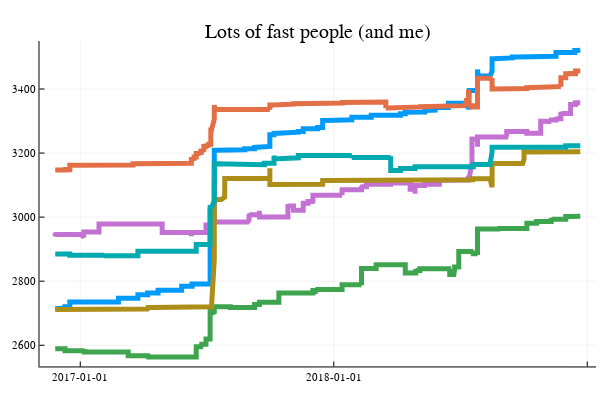

Source (notebook cell):
### Code cell
plot(x,y, title="Lots of fast people (and me)", legend=false, lw=5)

### Figure 1 — Plotly figure (JSON) as saved in the notebook; plotly's stock layout.template omitted (floating-point values rounded to 4 significant figures; data arrays with more than 128 entries replaced by an {"elided": "..."} marker saying what was removed)
{"data": [{"colorbar": {"title": ""}, "hoverinfo": "text", "legendgroup": "y1", "line": {"color": "rgba(0, 154, 250, 1.000)", "dash": "solid", "shape": "linear", "width": 5}, "mode": "lines", "name": "y1", "showlegend": true, "text": {"elided": "5929 null values"}, "type": "scatter", "x": {"elided": "5929 int values"}, "xaxis": "x1", "y": {"elided": "5929 float values"}, "yaxis": "y1", "zmax": 0.1, "zmin": -0.1}, {"colorbar": {"title": ""}, "hoverinfo": "text", "legendgroup": "y2", "line": {"color": "rgba(227, 111, 71, 1.000)", "dash": "solid", "shape": "linear", "width": 5}, "mode": "lines", "name": "y2", "showlegend": true, "text": {"elided": "5929 null values"}, "type": "scatter", "x": {"elided": "5929 int values"}, "xaxis": "x1", "y": {"elided": "5929 float values"}, "yaxis": "y1", "zmax": 0.1, "zmin": -0.1}, {"colorbar": {"title": ""}, "hoverinfo": "text", "legendgroup": "y3", "line": {"color": "rgba(62, 164, 78, 1.000)", "dash": "solid", "shape": "linear", "width": 5}, "mode": "lines", "name": "y3", "showlegend": true, "text": {"elided": "5929 null values"}, "type": "scatter", "x": {"elided": "5929 int values"}, "xaxis": "x1", "y": {"elided": "5929 float values"}, "yaxis": "y1", "zmax": 0.1, "zmin": -0.1}, {"colorbar": {"title": ""}, "hoverinfo": "text", "legendgroup": "y4", "line": {"color": "rgba(195, 113, 210, 1.000)", "dash": "solid", "shape": "linear", "width": 5}, "mode": "lines", "name": "y4", "showlegend": true, "text": {"elided": "5929 null values"}, "type": "scatter", "x": {"elided": "5929 int values"}, "xaxis": "x1", "y": {"elided": "5929 float values"}, "yaxis": "y1", "zmax": 0.1, "zmin": -0.1}, {"colorbar": {"title": ""}, "hoverinfo": "text", "legendgroup": "y5", "line": {"color": "rgba(172, 142, 24, 1.000)", "dash": "solid", "shape": "linear", "width": 5}, "mode": "lines", "name": "y5", "showlegend": true, "text": {"elided": "5929 null values"}, "type": "scatter", "x": {"elided": "5929 int values"}, "xaxis": "x1", "y": {"elided": "5929 float values"}, "yaxis": "y1", "zmax": 0.1, "zmin": -0.1}, {"colorbar": {"title": ""}, "hoverinfo": "text", "legendgroup": "y6", "line": {"color": "rgba(0, 170, 174, 1.000)", "dash": "solid", "shape": "linear", "width": 5}, "mode": "lines", "name": "y6", "showlegend": true, "text": {"elided": "5929 null values"}, "type": "scatter", "x": {"elided": "5929 int values"}, "xaxis": "x1", "y": {"elided": "5929 float values"}, "yaxis": "y1", "zmax": 0.1, "zmin": -0.1}], "layout": {"annotations": [{"font": {"color": "rgba(0, 0, 0, 1.000)", "family": "sans-serif", "size": 20}, "rotation": 0, "showarrow": false, "text": "Lots of fast people (and me)", "x": 0.5296, "xanchor": "center", "xref": "paper", "y": 1, "yanchor": "top", "yref": "paper"}], "height": 400, "margin": {"b": 20, "l": 0, "r": 0, "t": 20}, "paper_bgcolor": "rgba(255, 255, 255, 1.000)", "plot_bgcolor": "rgba(255, 255, 255, 1.000)", "showlegend": false, "width": 600, "xaxis": {"anchor": "y1", "domain": [0.06582, 0.9934], "gridcolor": "rgba(0, 0, 0, 0.100)", "gridwidth": 0.5, "linecolor": "rgba(0, 0, 0, 1.000)", "mirror": false, "range": [736300.0, 737100.0], "showgrid": true, "showline": true, "showticklabels": true, "tickangle": 0, "tickcolor": "rgb(0, 0, 0)", "tickfont": {"color": "rgba(0, 0, 0, 1.000)", "family": "sans-serif", "size": 11}, "tickmode": "array", "ticks": "inside", "ticktext": ["2017-01-01", "2018-01-01", "2019-01-01"], "tickvals": [736330, 736695, 737060], "title": "", "titlefont": {"color": "rgba(0, 0, 0, 1.000)", "family": "sans-serif", "size": 15}, "type": "-", "visible": true, "zeroline": false, "zerolinecolor": "rgba(0, 0, 0, 1.000)"}, "yaxis": {"anchor": "x1", "domain": [0.03762, 0.9415], "gridcolor": "rgba(0, 0, 0, 0.100)", "gridwidth": 0.5, "linecolor": "rgba(0, 0, 0, 1.000)", "mirror": false, "range": [2534.0, 3550.0], "showgrid": true, "showline": true, "showticklabels": true, "tickangle": 0, "tickcolor": "rgb(0, 0, 0)", "tickfont": {"color": "rgba(0, 0, 0, 1.000)", "family": "sans-serif", "size": 11}, "tickmode": "array", "ticks": "inside", "ticktext": ["2600", "2800", "3000", "3200", "3400"], "tickvals": [2600, 2800, 3000, 3200, 3400], "title": "", "titlefont": {"color": "rgba(0, 0, 0, 1.000)", "family": "sans-serif", "size": 15}, "type": "-", "visible": true, "zeroline": false, "zerolinecolor": "rgba(0, 0, 0, 1.000)"}}}
